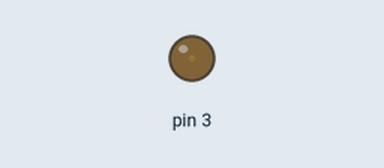
This sketch was run on a simulated Arduino Uno, built with avr-gcc and run on an emulated ATmega328P. Shown: output pins drawn as LEDs (lit = HIGH).

Above: at 0.05 s.
At 2.25 s:
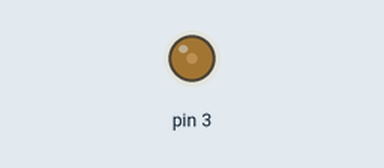
Timing chart, 0 to 8.7 s (numbered marks = the images above):
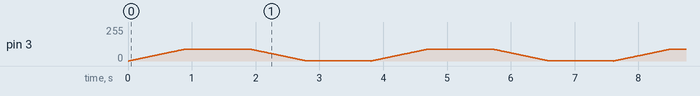

The sketch:

motortest.ino
```cpp
void setup() {
  // put your setup code here, to run once:
pinMode(3,OUTPUT);


}

void loop() {
  // put your main code here, to run repeatedly:

for(int x = 0; x < 90; x++){
analogWrite(3,x);
delay(10);

}

delay(1000);

for(int x = 90; x > 0; x--){
analogWrite(3,x);
delay(10);
}

delay(1000);
}
```
